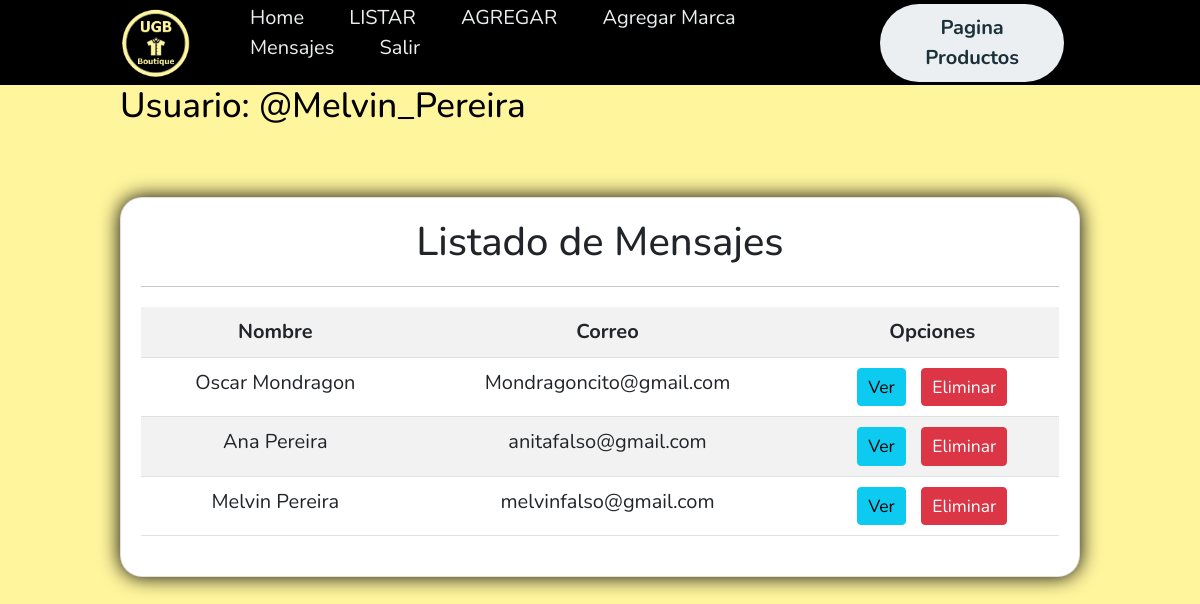
Before: /listar-mensaje/ (signed in) with the older database file.
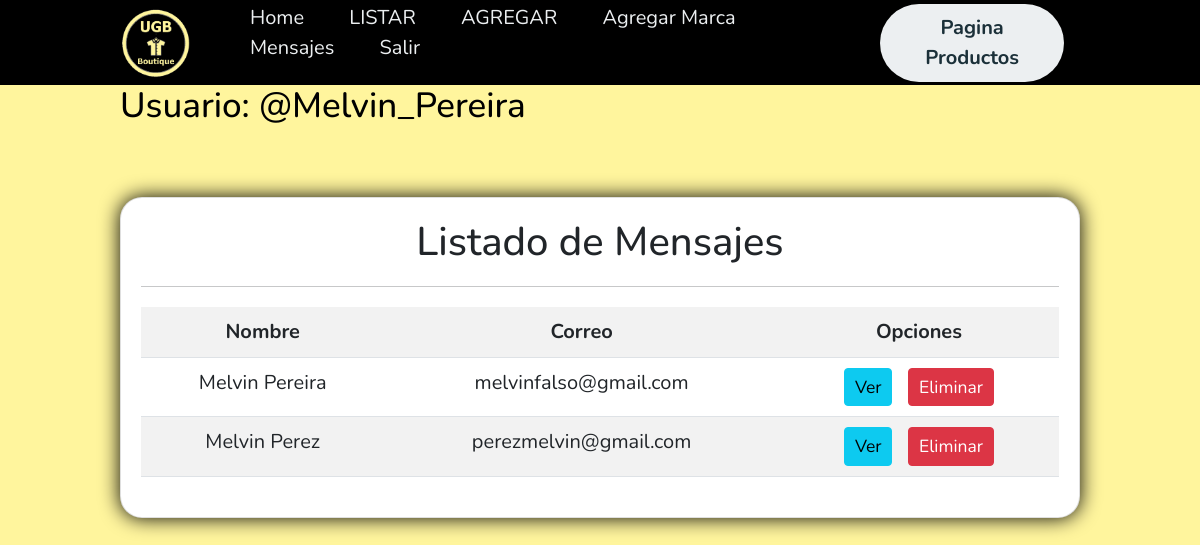
After: the same page with the newer database file.
### app/models.py (models this page shows, shortened)
class Contacto(models.Model):
    nombre = models.CharField(max_length=50)
    correo = models.EmailField()
    tipo_consulta = models.IntegerField(choices=opciones_consulta)
    mensaje = models.TextField()
    avisos = models.BooleanField()

### app/views.py (the view)
# urls.py: path('listar-mensaje/', lista_mensajes,name="list_mensaje"),
@permission_required('app.view_contacto')
def lista_mensajes(request):
    mensajes = Contacto.objects.all()
    page = request.GET.get('page',1)
    try:
        paginator = Paginator(mensajes,12)
        mensajes = paginator.page(page)
    except:
        raise Http404
    data ={
        'entity':mensajes,
        'paginator':paginator
    }
    return render(request,'app/productos/listar_mensajes.html',data)

### app/templates/app/productos/Listar_mensajes.html (shortened to what this page needs)
{% extends 'app/base.html' %}
{% load humanize %}
{% block contenido %}
<br><br>
<div class="card">
    <div class="card-body">
        <h2 class="text-center">Listado de Mensajes</h2>
        <hr>
        <table class="table table-striped table-hover table.responsive-sm">
            <tr class="text-center">
                <th>Nombre</th>
                <th>Correo</th>
                <th>Opciones</th>
            </tr>
            {% for m in entity %}
            <tr class="text-center">
                <td>{{ m.nombre | title }}</td>
                <td>{{ m.correo | intcomma }}</td>
                <td>
                    {% if perms.app.view_contacto %}
                    <a href="{% url 'see_mesaje' m.id %}" class="btn btn-info btn-sm">Ver</a>
                    {% endif %}
                    {% if perms.app.delate_contacto %}
                    <a href="{% url 'delate_mesaje' m.id %}" class="btn btn-danger btn-sm">Eliminar</a>
                    {% endif %}
                </td>
            </tr>
            {% endfor %}
        </table>
    </div>
</div>
{% endblock %}

Changed rows visible on the page:
removed Contacto: nombre "Oscar Mondragon", correo "Mondragoncito@gmail.com"
removed Contacto: nombre "Ana Pereira", correo "anitafalso@gmail.com"
added Contacto: nombre "Melvin Perez", correo "perezmelvin@gmail.com"
